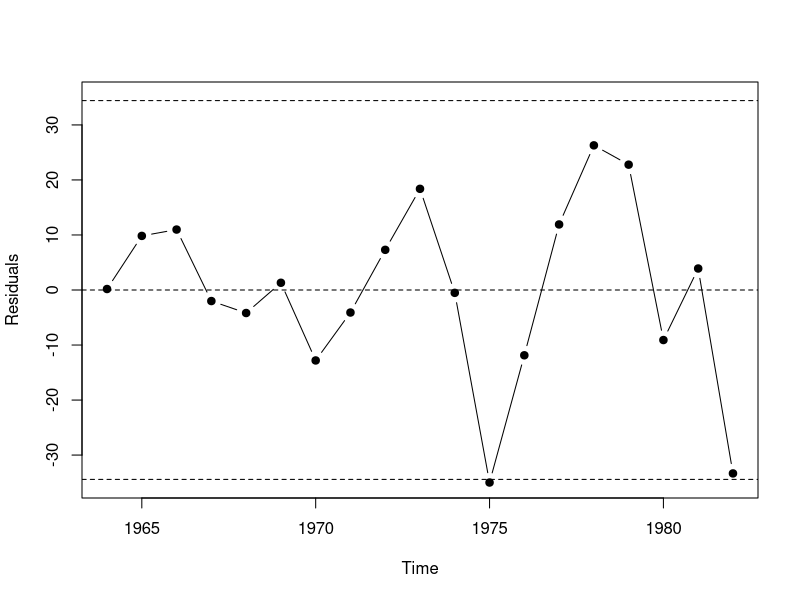
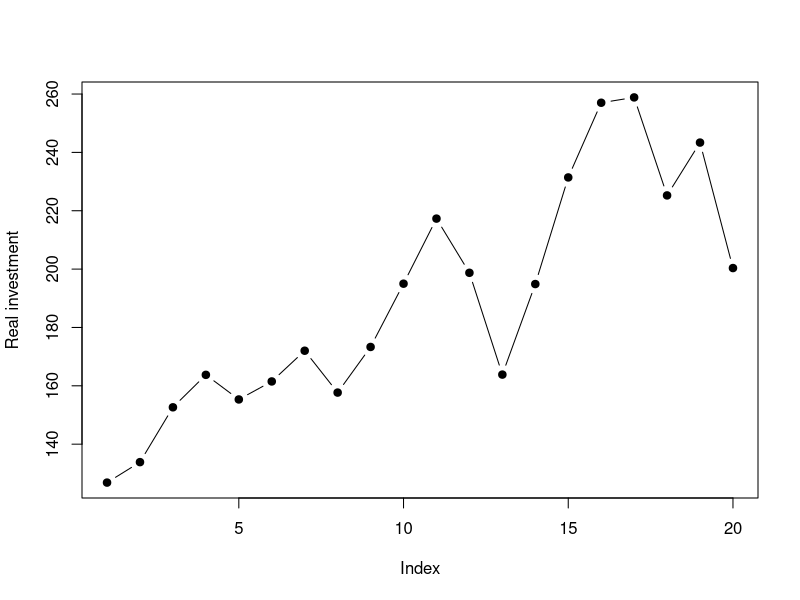
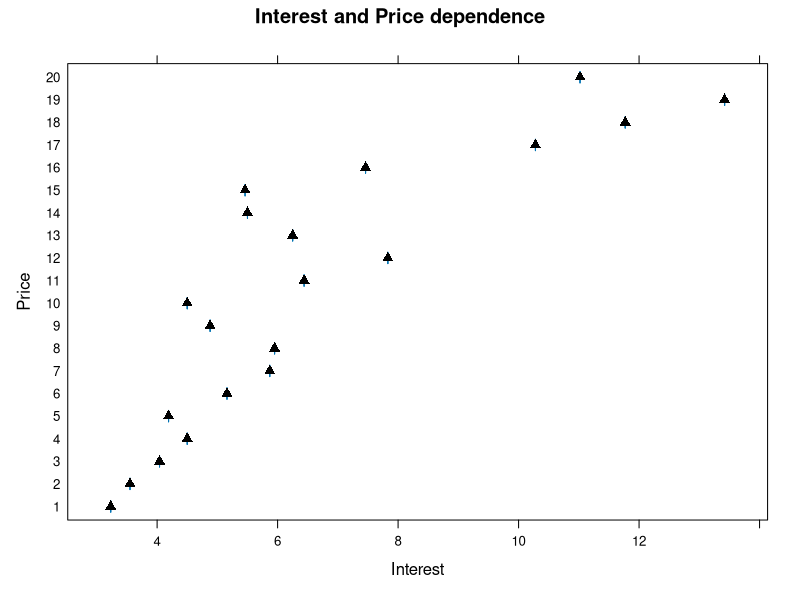
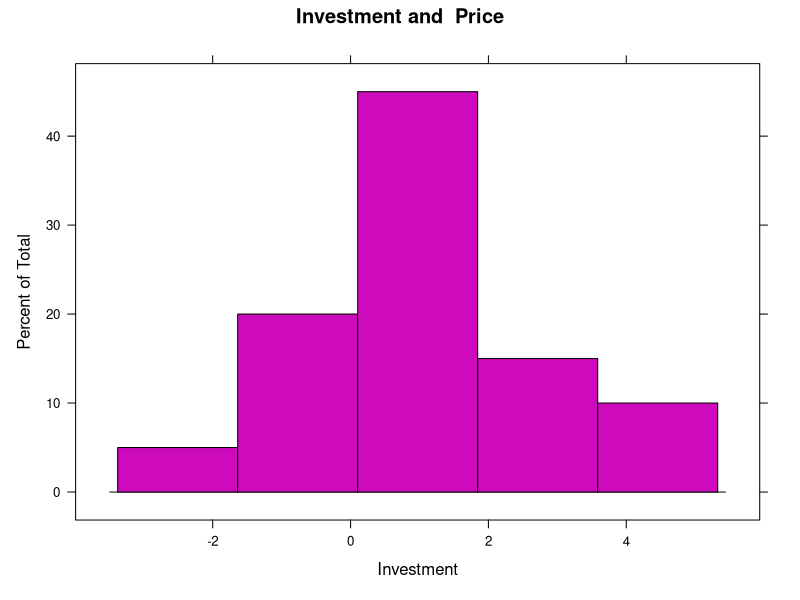
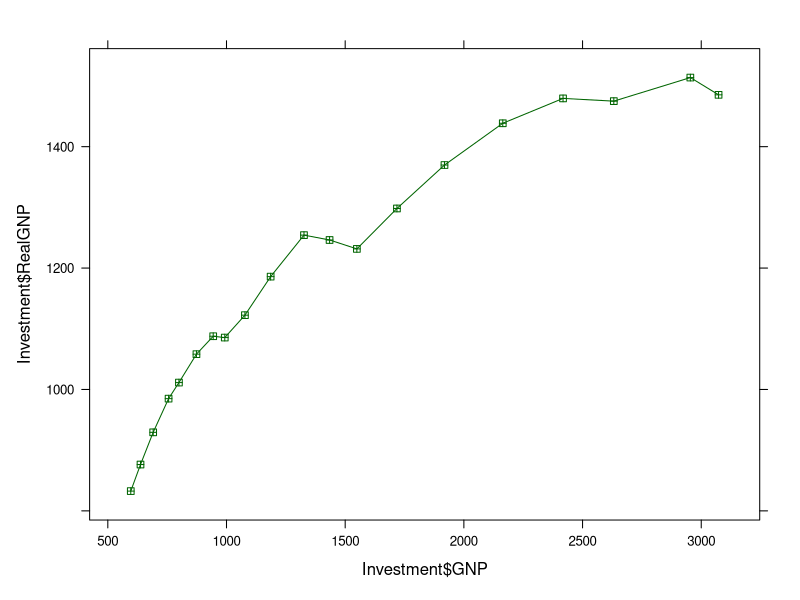
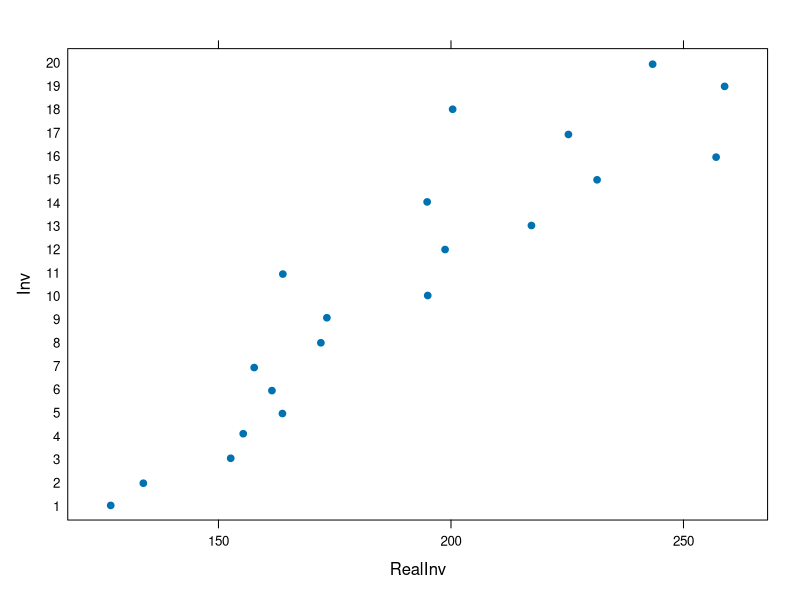
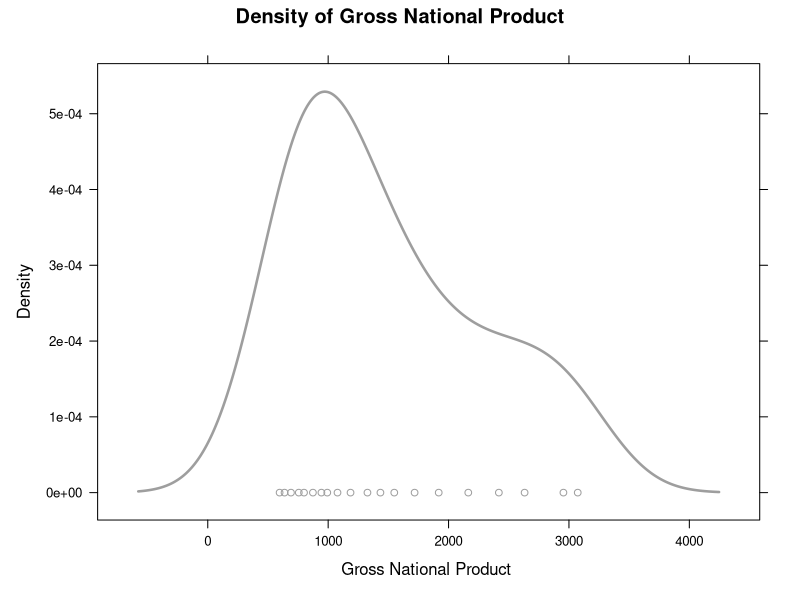
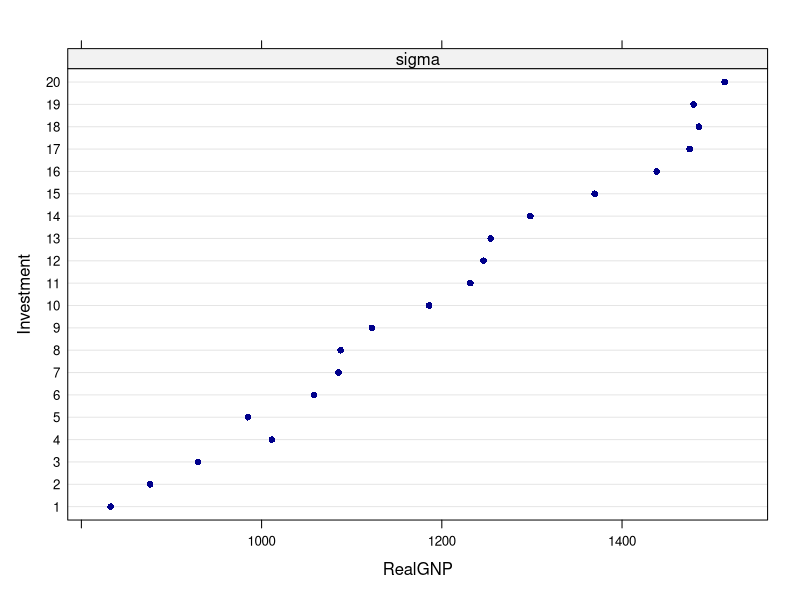

Recreate these plots in R, in order.
# Exercise.

# Please install sandwich package and execute the following code in R :

data(Investment, package="sandwich")
Investment <- as.data.frame(Investment)

# Investments in the USA, an annual time series from 1963 to 1982 with 7 variables. 

# Please investigate factors  related to investments in the USA, create visualization using lattice package.
library(sandwich)
library(lattice)
library(latticeExtra)
df = c(1963,1982)
years = seq(from = 1963, to = 1982)
years = as.numeric(years)

#Investment Loss 
loss =  round(Investment$RealInv - Investment$Investment,2)

fm = lm(RealInv ~ RealGNP + RealInt, data = Investment)
summary(fm)

plot(ts(residuals(fm), start = 1964),
     type = "b", pch = 19, ylim = c(-35, 35), ylab = "Residuals")
sigma <- sqrt(sum(residuals(fm)^2)/fm$df.residual)
abline(h = c(-2, 0, 2) * sigma, lty = 2)

## visualize fitted series
plot(Investment[, "RealInv"], type = "b", pch = 19, ylab = "Real investment")
lines(ts(fitted(fm), start = 1964), col = 4)


bwplot(Investment$Price~ Investment$Interest, pch=17 ,bg='red', xlab='Interest', ylab = 'Price', main="Interest and Price dependence")

histogram(~ Investment$RealInt, xlab='Investment', main="Investment and  Price", col = '6')

xyplot(Investment$RealGNP~Investment$GNP, col = "darkgreen", pch = 12, type = "b")

stripplot(Investment$Investment~Investment$RealInv,  data = ToothGrowth,
          jitter.data = TRUE, pch = 19,
          xlab = "RealInv", ylab = "Inv")

densityplot(~Investment$GNP,xlab = 'Gross National Product ' ,
            col = '8', main = ' Density of Gross National Product ', lwd = 2.5, plot.points = T)

dotplot(Investment$Investment~Investment$RealGNP|sigma, xlab = 'RealGNP', ylab = 'Investment',col = 'darkblue')

plot(Investment[, "RealInv"], type = "b", pch = 19, ylab = "Real investment")
lines(ts(fitted(fm), start = 1964), col = 4)

plot(Investment$GNP,pch=20, col = 'red', ylab = 'Gross of Product',  main = 'Plot of GNP')
abline(v=13,col="blue", h = 1500)
mtext('Significantly increase point show with lines', side = 3)

cloud(Investment$Investment~Investment$RealInv*Investment$Price|sigma, pch = 'O')

par(mfrow = c(3,3))
plot(Investment$GNP~years )
plot(Investment$Investment~years )
plot(Investment$Price~years )
plot(Investment$Interest~years )
plot(Investment$RealGNP~years )
plot(Investment$RealInv~years )
plot(Investment$RealInt~years )


dotplot(loss~years, main = 'Investment Loss', col = 'dark green')


dev.off()
